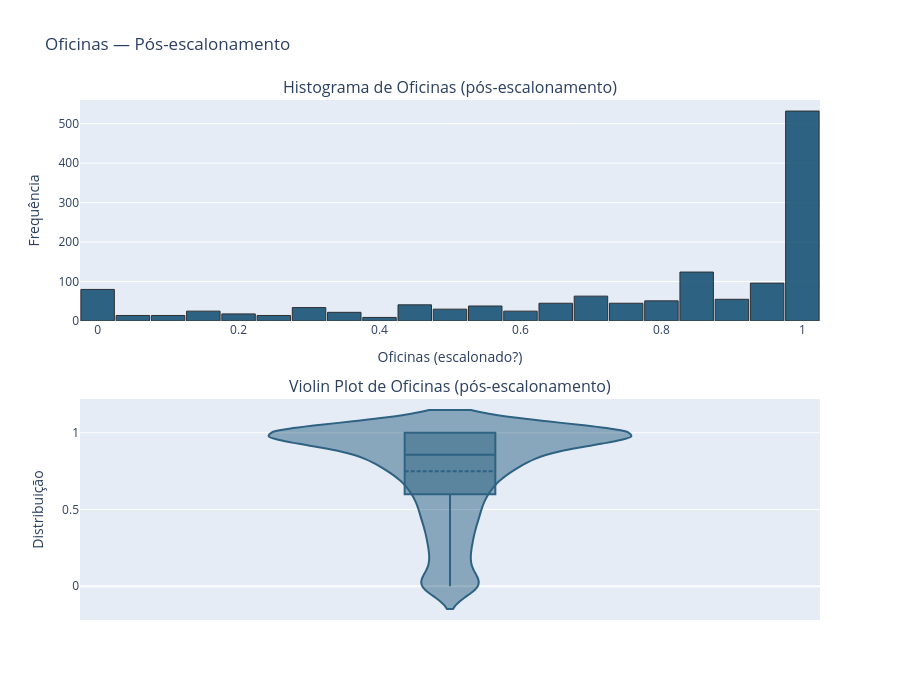

Notebook source saved alongside this figure:
### Markdown cell above
#### 3.16 Análise visual das oficinas pós-escalonamento
O intuito dessa célula é gerar histogramas e violin plots da variável Oficinas após escalonamento, permitindo observar a distribuição e densidade das notas normalizadas, bem como a presença de outliers.

### Code cell
import plotly.graph_objects as go
from plotly.subplots import make_subplots

# Subplots: histograma + violin
fig = make_subplots(
    rows=2, cols=1,
    subplot_titles=('Histograma de Oficinas (pós-escalonamento)', 'Violin Plot de Oficinas (pós-escalonamento)'),
    vertical_spacing=0.15
)

# Histograma
fig.add_trace(
    go.Histogram(
        x=df_scaled['Oficinas'],
        nbinsx=30,
        marker=dict(
            color='#004066',
            opacity=0.8,
            line=dict(color='black', width=1)
        ),
        name=''
    ),
    row=1, col=1
)

# Violin
fig.add_trace(
    go.Violin(
        y=df_scaled['Oficinas'],
        name='',
        marker_color='#004066',
        opacity=0.8,
        box_visible=True,
        meanline_visible=True
    ),
    row=2, col=1
)

fig.update_layout(
    showlegend=False,
    bargap=0.05,
    width=900, height=700,
    title_text='Oficinas — Pós-escalonamento'
)
fig.update_xaxes(title_text='Oficinas (escalonado?)', row=1, col=1)
fig.update_yaxes(title_text='Frequência', row=1, col=1)
fig.update_yaxes(title_text='Distribuição', row=2, col=1)

fig.show()

### Figure 1 — Plotly figure (JSON) as saved in the notebook; plotly's stock layout.template omitted (floating-point values rounded to 4 significant figures; data arrays with more than 128 entries replaced by an {"elided": "..."} marker saying what was removed)
{"data": [{"marker": {"color": "#004066", "line": {"color": "black", "width": 1}, "opacity": 0.8}, "name": "", "nbinsx": 30, "type": "histogram", "x": {"elided": "1375 float values"}, "xaxis": "x", "yaxis": "y"}, {"box": {"visible": true}, "marker": {"color": "#004066"}, "meanline": {"visible": true}, "name": "", "opacity": 0.8, "type": "violin", "xaxis": "x2", "y": {"elided": "1375 float values"}, "yaxis": "y2"}], "layout": {"annotations": [{"font": {"size": 16}, "showarrow": false, "text": "Histograma de Oficinas (pós-escalonamento)", "x": 0.5, "xanchor": "center", "xref": "paper", "y": 1, "yanchor": "bottom", "yref": "paper"}, {"font": {"size": 16}, "showarrow": false, "text": "Violin Plot de Oficinas (pós-escalonamento)", "x": 0.5, "xanchor": "center", "xref": "paper", "y": 0.425, "yanchor": "bottom", "yref": "paper"}], "bargap": 0.05, "height": 700, "showlegend": false, "title": {"text": "Oficinas — Pós-escalonamento"}, "width": 900, "xaxis": {"anchor": "y", "domain": [0, 1], "title": {"text": "Oficinas (escalonado?)"}}, "xaxis2": {"anchor": "y2", "domain": [0, 1]}, "yaxis": {"anchor": "x", "domain": [0.575, 1], "title": {"text": "Frequência"}}, "yaxis2": {"anchor": "x2", "domain": [0, 0.425], "title": {"text": "Distribuição"}}}}
